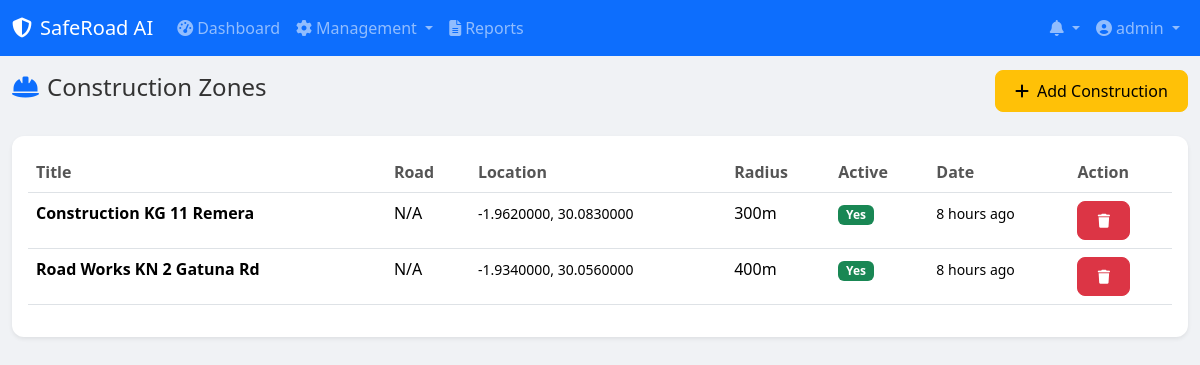
The app's page /admin/construction/index.php (signed in) with its own data.
### tables this page shows
CREATE TABLE `alerts` (
  `id` int(11) NOT NULL AUTO_INCREMENT,
  `alert_type` enum('accident','road_closure','construction','flood','hazard','weather','traffic_jam','school_zone','hospital_zone','dangerous_curve','checkpoint') NOT NULL,
  `title` varchar(200) NOT NULL,
  `description` text DEFAULT NULL,
  `latitude` decimal(10,7) DEFAULT NULL,
  `longitude` decimal(10,7) DEFAULT NULL,
  `severity` enum('low','medium','high','critical') DEFAULT 'medium',
  `radius_meters` int(11) DEFAULT 500,
  `road_id` int(11) DEFAULT NULL,
  `is_active` tinyint(1) DEFAULT 1,
  `expires_at` timestamp NULL DEFAULT NULL,
  `reported_by` int(11) DEFAULT NULL,
  `created_at` timestamp NOT NULL DEFAULT current_timestamp(),
  PRIMARY KEY (`id`),
  KEY `road_id` (`road_id`),
  KEY `reported_by` (`reported_by`),
  KEY `idx_active_alerts` (`is_active`,`alert_type`),
  CONSTRAINT `alerts_ibfk_1` FOREIGN KEY (`road_id`) REFERENCES `roads` (`id`) ON DELETE CASCADE,
  CONSTRAINT `alerts_ibfk_2` FOREIGN KEY (`reported_by`) REFERENCES `users` (`id`) ON DELETE SET NULL
);

### config/database.php (called while the page is built, shortened)
<?php
class Database {
    private static $instance = null;
    private $conn;
    private function __construct() {
        try {
            $dsn = "mysql:host=" . DB_HOST . ";dbname=" . DB_NAME . ";charset=utf8mb4";
            $options = [
                PDO::ATTR_ERRMODE => PDO::ERRMODE_EXCEPTION,
                PDO::ATTR_DEFAULT_FETCH_MODE => PDO::FETCH_ASSOC,
                PDO::ATTR_EMULATE_PREPARES => false,
            ];
            $this->conn = new PDO($dsn, DB_USER, DB_PASS, $options);
        } catch (PDOException $e) {
            error_log("Database connection failed: " . $e->getMessage());
            die("Database connection failed. Please check configuration.");
        }
    }
    public static function getInstance() {
        if (self::$instance === null) {
            self::$instance = new self();
        }
        return self::$instance;
    }
    public function query($sql, $fetchMode = PDO::FETCH_ASSOC) {
        $stmt = $this->conn->query($sql);
        $stmt->setFetchMode($fetchMode);
        return $stmt;
    }
}

### includes/functions.php (called while the page is built, shortened)
<?php
require_once __DIR__ . '/../config/database.php';
function timeAgo($timestamp) {
    $time = strtotime($timestamp);
    $diff = time() - $time;
    if ($diff < 86400) return floor($diff / 3600) . ' hours ago';
    return date('M d, H:i', $time);
}

### admin/construction/index.php (the view, shortened to what this page needs)
<?php
require_once __DIR__ . '/../../includes/functions.php';
$db = Database::getInstance();
$constructions = $db->query("SELECT a.*, r.road_name FROM alerts a LEFT JOIN roads r ON a.road_id = r.id WHERE a.alert_type = 'construction' ORDER BY a.created_at DESC")->fetchAll();
include __DIR__ . '/../../includes/header.php';
include __DIR__ . '/../../includes/navbar.php';
?>
<div class="container-fluid">
    <div class="d-flex justify-content-between align-items-center mb-4">
        <h4><i class="fas fa-hard-hat me-2 text-primary"></i>Construction Zones</h4>
        <button class="btn btn-warning" data-bs-toggle="modal" data-bs-target="#addModal"><i class="fas fa-plus me-2"></i>Add Construction</button>
    </div>
    <div class="card border-0 shadow-sm">
        <div class="card-body">
            <table class="table table-hover">
                <thead><tr><th>Title</th><th>Road</th><th>Location</th><th>Radius</th><th>Active</th><th>Date</th><th>Action</th></tr></thead>
                <tbody>
                    <?php foreach ($constructions as $c): ?>
                    <tr>
                        <td><strong><?php echo htmlspecialchars($c['title']); ?></strong></td>
                        <td><?php echo htmlspecialchars($c['road_name'] ?? 'N/A'); ?></td>
                        <td><small><?php echo $c['latitude'] ? $c['latitude'] . ', ' . $c['longitude'] : 'N/A'; ?></small></td>
                        <td><?php echo $c['radius_meters']; ?>m</td>
                        <td><span class="badge bg-<?php echo $c['is_active'] ? 'success' : 'secondary'; ?>"><?php echo $c['is_active'] ? 'Yes' : 'No'; ?></span></td>
                        <td><small><?php echo timeAgo($c['created_at']); ?></small></td>
                        <td>
                            <form method="POST" class="d-inline" onsubmit="return confirm('Delete?')">
                                <button type="submit" name="delete" class="btn btn-sm btn-danger"><i class="fas fa-trash"></i></button>
                            </form>
                        </td>
                    </tr>
                    <?php endforeach; ?>
                </tbody>
            </table>
        </div>
    </div>
</div>
<?php include __DIR__ . '/../../includes/footer.php'; ?>

### assets/css/style.css (style rules this page uses)
:root { --primary: #4361ee; --primary-dark: #3a56d4; --secondary: #3f37c9; --success: #06d6a0; --danger: #ef476f; --warning: #ffd166; --info: #4cc9f0; --dark: #1a1a2e; --light: #f8f9fa; --sidebar-width: 260px; }
* { margin: 0; padding: 0; box-sizing: border-box; }
body { font-family: 'Segoe UI', Tahoma, Geneva, Verdana, sans-serif; background: #f0f2f5; color: #333; min-height: 100vh; }
.card { border-radius: 12px !important; overflow: hidden; }
.btn { border-radius: 8px; font-weight: 500; padding: 0.5rem 1.2rem; transition: all 0.2s ease; }
.table th { font-weight: 600; color: #555; }

### records on screen
alerts: title "Construction KG 11 Remera", road_name "N/A", latitude "-1.9620000", longitude "30.0830000", radius_meters "300", is_active "Yes", created_at "8 hours ago"
alerts: title "Road Works KN 2 Gatuna Rd", road_name "N/A", latitude "-1.9340000", longitude "30.0560000", radius_meters "400", is_active "Yes", created_at "8 hours ago"

### other values on screen
SITE_NAME "SafeRoad AI"
$_SESSION['username'] "admin"
